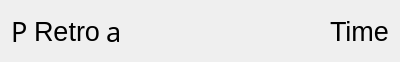
<?xml version="1.0" encoding="UTF-8"?>
<ui version="4.0">
 <class>RetrogradeHolder</class>
 <widget class="QWidget" name="RetrogradeHolder">
  <property name="geometry">
   <rect>
    <x>0</x>
    <y>0</y>
    <width>400</width>
    <height>62</height>
   </rect>
  </property>
  <property name="windowTitle">
   <string>Form</string>
  </property>
  <property name="autoFillBackground">
   <bool>true</bool>
  </property>
  <layout class="QHBoxLayout" name="horizontalLayout_2">
   <item>
    <layout class="QHBoxLayout" name="horizontalLayout">
     <item>
      <widget class="QLabel" name="planet0">
       <property name="font">
        <font>
         <family>Astronom</family>
         <pointsize>20</pointsize>
        </font>
       </property>
       <property name="text">
        <string>P</string>
       </property>
      </widget>
     </item>
     <item>
      <widget class="QLabel" name="text1">
       <property name="font">
        <font>
         <pointsize>20</pointsize>
        </font>
       </property>
       <property name="text">
        <string>Retro</string>
       </property>
      </widget>
     </item>
     <item>
      <widget class="QLabel" name="zodiac">
       <property name="font">
        <font>
         <family>Astronom</family>
         <pointsize>20</pointsize>
        </font>
       </property>
       <property name="text">
        <string>a</string>
       </property>
      </widget>
     </item>
    </layout>
   </item>
   <item>
    <spacer name="horizontalSpacer">
     <property name="orientation">
      <enum>Qt::Horizontal</enum>
     </property>
     <property name="sizeHint" stdset="0">
      <size>
       <width>248</width>
       <height>20</height>
      </size>
     </property>
    </spacer>
   </item>
   <item>
    <widget class="QLabel" name="text0">
     <property name="font">
      <font>
       <pointsize>20</pointsize>
      </font>
     </property>
     <property name="text">
      <string>Time</string>
     </property>
    </widget>
   </item>
  </layout>
 </widget>
 <resources/>
 <connections/>
</ui>
